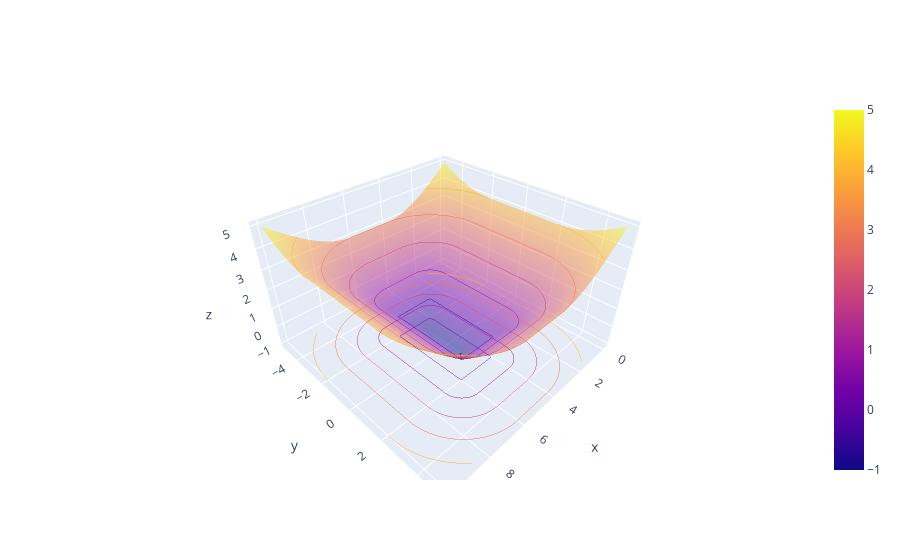

The code cell stored with this chart in its notebook:
### Code cell
cf = plt.contourf(grid.coordinate_vectors[0], grid.coordinate_vectors[1], sdf_values[:,:,0].T, levels=20)
# add colorbar
plt.contour(grid.coordinate_vectors[0], grid.coordinate_vectors[1], sdf_values[:,:,0].T, levels=[0], colors='k', alpha=0.5)
plt.colorbar(cf)
hj.viz.visFunc(visualization_grid, sdf_values[:,:,0])  # toggle 
#hj.viz.visFunc(grid_dist, sdf_values_dist)

### Figure 1 — Plotly figure (JSON) as saved in the notebook; plotly's stock layout.template omitted (floating-point values rounded to 4 significant figures; data arrays with more than 128 entries replaced by an {"elided": "..."} marker saying what was removed)
{"data": [{"contours": {"z": {"highlightcolor": "limegreen", "project": {"z": true}, "show": true, "usecolormap": true}}, "opacity": 0.5, "type": "surface", "x": {"elided": "101x101 float values"}, "y": {"elided": "101x101 float values"}, "z": {"elided": "101x101 float values"}}], "layout": {}}
